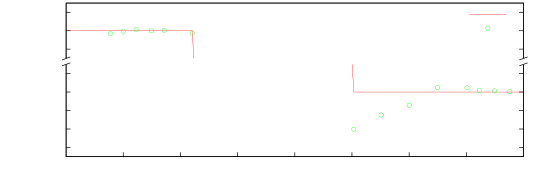

This figure's gnuplot source:
clear
reset
file = "laserscan_LUT-reset"
datafile = sprintf('../dat/%s.dat',file)


starttime = 22735306

set samples 100000
set term push
set term epslatex color 10 size 14cm, 5cm
set out sprintf('%s_zoom_02.tex',file)

bm = 0.20
lm = 0.12
rm = 0.95
gap = 0.03
size = 0.75
y1 = -2070.0; y2 = -1970.0; y3 = 970.0; y4 = 1030.0

set multiplot
set xlabel 'Zeit [s]' 0,0.5
set border 1+2+8
unset key
set xtics nomirror
set ytics 20
set lmargin at screen lm
set rmargin at screen rm
set bmargin at screen bm
set tmargin at screen bm + size * (abs(y2-y1) / (abs(y2-y1) + abs(y4-y3) ) )

set yrange [y1:y2]

plot [24:32] datafile using ($1-starttime)/1000:3 with lines title 'Soll-Frequenz', \
datafile using ($1-starttime)/1000:4 with points pt 6 lc 2 title 'Ist-Frequenz'

unset xtics
unset xlabel
set border 2+4+8
set key inside top right
set bmargin at screen bm + size * (abs(y2-y1) / (abs(y2-y1) + abs(y4-y3) ) ) + gap
set tmargin at screen bm + size + gap
set yrange [y3:y4]

set label 'Relativfrequenz [MHz]' at screen 0.03, bm + 0.5 * (size + gap) offset 0,-strlen("Relativfrequenz [MHz]")/4.0 rotate by 90

set arrow from screen lm - gap / 4.0, bm + size * (abs(y2-y1) / (abs(y2-y1)+abs(y4-y3) ) ) - gap / 4.0 to screen \
lm + gap / 4.0, bm + size * (abs(y2-y1) / (abs(y2-y1) + abs(y4-y3) ) ) + gap / 4.0 nohead

set arrow from screen lm - gap / 4.0, bm + size * (abs(y2-y1) / (abs(y2-y1)+abs(y4-y3) ) ) - gap / 4.0  + gap to screen \
lm + gap / 4.0, bm + size * (abs(y2-y1) / (abs(y2-y1) + abs(y4-y3) ) ) + gap / 4.0 + gap nohead

set arrow from screen rm - gap / 4.0, bm + size * (abs(y2-y1) / (abs(y2-y1)+abs(y4-y3) ) ) - gap / 4.0 to screen \
rm + gap / 4.0, bm + size * (abs(y2-y1) / (abs(y2-y1) + abs(y4-y3) ) ) + gap / 4.0 nohead

set arrow from screen rm - gap / 4.0, bm + size * (abs(y2-y1) / (abs(y2-y1)+abs(y4-y3) ) ) - gap / 4.0  + gap to screen \
rm + gap / 4.0, bm + size * (abs(y2-y1) / (abs(y2-y1) + abs(y4-y3) ) ) + gap / 4.0 + gap nohead

plot [24:32] datafile using ($1-starttime)/1000:3 with lines title 'Soll-Frequenz', \
datafile using ($1-starttime)/1000:4 with points pt 6 lc 2 title 'Ist-Frequenz'

unset multiplot

unset out
